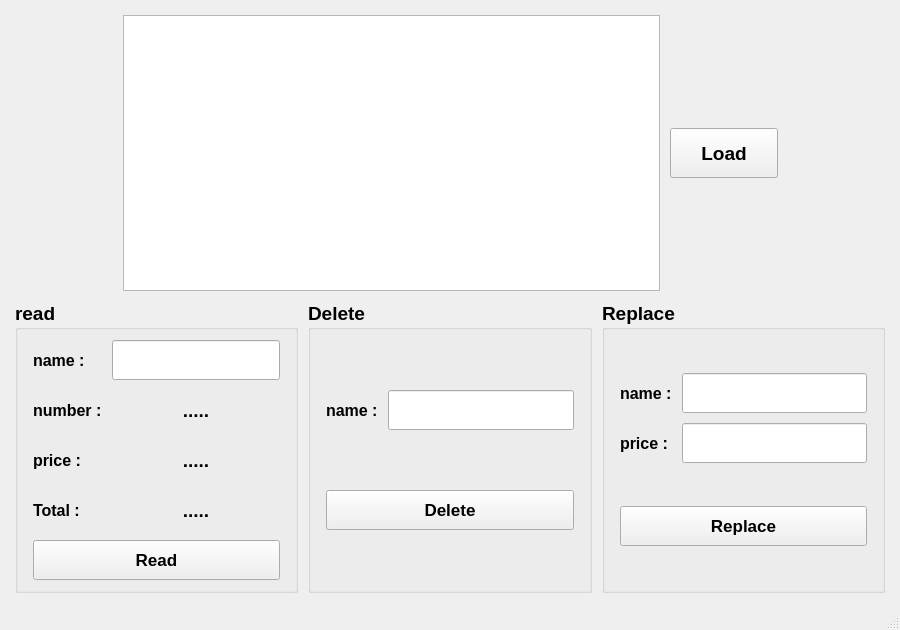
<?xml version="1.0" encoding="UTF-8"?>
<ui version="4.0">
 <class>MainWindow</class>
 <widget class="QMainWindow" name="MainWindow">
  <property name="geometry">
   <rect>
    <x>0</x>
    <y>0</y>
    <width>900</width>
    <height>630</height>
   </rect>
  </property>
  <property name="windowTitle">
   <string>MainWindow</string>
  </property>
  <widget class="QWidget" name="centralwidget">
   <layout class="QGridLayout" name="gridLayout_4" rowstretch="100,1">
    <property name="leftMargin">
     <number>15</number>
    </property>
    <property name="topMargin">
     <number>15</number>
    </property>
    <property name="rightMargin">
     <number>15</number>
    </property>
    <property name="bottomMargin">
     <number>15</number>
    </property>
    <property name="spacing">
     <number>10</number>
    </property>
    <item row="0" column="0" colspan="3">
     <layout class="QHBoxLayout" name="horizontalLayout" stretch="1,5,1,1">
      <item>
       <spacer name="horizontalSpacer">
        <property name="orientation">
         <enum>Qt::Horizontal</enum>
        </property>
        <property name="sizeHint" stdset="0">
         <size>
          <width>40</width>
          <height>20</height>
         </size>
        </property>
       </spacer>
      </item>
      <item>
       <widget class="QTableView" name="tableView">
        <property name="minimumSize">
         <size>
          <width>0</width>
          <height>0</height>
         </size>
        </property>
        <property name="maximumSize">
         <size>
          <width>16777215</width>
          <height>16777215</height>
         </size>
        </property>
        <property name="font">
         <font>
          <pointsize>14</pointsize>
          <bold>true</bold>
         </font>
        </property>
        <attribute name="horizontalHeaderDefaultSectionSize">
         <number>120</number>
        </attribute>
       </widget>
      </item>
      <item>
       <widget class="QPushButton" name="pb_Load">
        <property name="minimumSize">
         <size>
          <width>0</width>
          <height>50</height>
         </size>
        </property>
        <property name="font">
         <font>
          <pointsize>14</pointsize>
          <bold>true</bold>
         </font>
        </property>
        <property name="text">
         <string>Load</string>
        </property>
       </widget>
      </item>
      <item>
       <spacer name="horizontalSpacer_2">
        <property name="orientation">
         <enum>Qt::Horizontal</enum>
        </property>
        <property name="sizeHint" stdset="0">
         <size>
          <width>40</width>
          <height>20</height>
         </size>
        </property>
       </spacer>
      </item>
     </layout>
    </item>
    <item row="1" column="0">
     <widget class="QGroupBox" name="groupBox">
      <property name="font">
       <font>
        <pointsize>14</pointsize>
        <bold>true</bold>
       </font>
      </property>
      <property name="title">
       <string>read</string>
      </property>
      <layout class="QGridLayout" name="gridLayout_3">
       <property name="leftMargin">
        <number>15</number>
       </property>
       <property name="topMargin">
        <number>10</number>
       </property>
       <property name="rightMargin">
        <number>15</number>
       </property>
       <property name="bottomMargin">
        <number>10</number>
       </property>
       <property name="spacing">
        <number>10</number>
       </property>
       <item row="0" column="0">
        <widget class="QLabel" name="label">
         <property name="font">
          <font>
           <pointsize>12</pointsize>
           <bold>true</bold>
          </font>
         </property>
         <property name="text">
          <string>name :</string>
         </property>
        </widget>
       </item>
       <item row="0" column="1">
        <widget class="QLineEdit" name="lineName1">
         <property name="minimumSize">
          <size>
           <width>0</width>
           <height>40</height>
          </size>
         </property>
         <property name="font">
          <font>
           <pointsize>13</pointsize>
           <bold>true</bold>
          </font>
         </property>
         <property name="alignment">
          <set>Qt::AlignCenter</set>
         </property>
        </widget>
       </item>
       <item row="1" column="0">
        <widget class="QLabel" name="label_2">
         <property name="font">
          <font>
           <pointsize>12</pointsize>
           <bold>true</bold>
          </font>
         </property>
         <property name="text">
          <string>number :</string>
         </property>
        </widget>
       </item>
       <item row="1" column="1">
        <widget class="QLabel" name="label_number">
         <property name="minimumSize">
          <size>
           <width>0</width>
           <height>40</height>
          </size>
         </property>
         <property name="font">
          <font>
           <pointsize>14</pointsize>
           <bold>true</bold>
          </font>
         </property>
         <property name="text">
          <string>.....</string>
         </property>
         <property name="alignment">
          <set>Qt::AlignCenter</set>
         </property>
        </widget>
       </item>
       <item row="2" column="0">
        <widget class="QLabel" name="label_4">
         <property name="font">
          <font>
           <pointsize>12</pointsize>
           <bold>true</bold>
          </font>
         </property>
         <property name="text">
          <string>price :</string>
         </property>
        </widget>
       </item>
       <item row="2" column="1">
        <widget class="QLabel" name="label_price">
         <property name="minimumSize">
          <size>
           <width>0</width>
           <height>40</height>
          </size>
         </property>
         <property name="font">
          <font>
           <pointsize>14</pointsize>
           <bold>true</bold>
          </font>
         </property>
         <property name="text">
          <string>.....</string>
         </property>
         <property name="alignment">
          <set>Qt::AlignCenter</set>
         </property>
        </widget>
       </item>
       <item row="3" column="0">
        <widget class="QLabel" name="label_5">
         <property name="font">
          <font>
           <pointsize>12</pointsize>
           <bold>true</bold>
          </font>
         </property>
         <property name="text">
          <string>Total :</string>
         </property>
        </widget>
       </item>
       <item row="3" column="1">
        <widget class="QLabel" name="label_total">
         <property name="minimumSize">
          <size>
           <width>0</width>
           <height>40</height>
          </size>
         </property>
         <property name="font">
          <font>
           <pointsize>14</pointsize>
           <bold>true</bold>
          </font>
         </property>
         <property name="text">
          <string>.....</string>
         </property>
         <property name="alignment">
          <set>Qt::AlignCenter</set>
         </property>
        </widget>
       </item>
       <item row="4" column="0" colspan="2">
        <widget class="QPushButton" name="pb_Read">
         <property name="minimumSize">
          <size>
           <width>0</width>
           <height>40</height>
          </size>
         </property>
         <property name="font">
          <font>
           <pointsize>13</pointsize>
           <bold>true</bold>
          </font>
         </property>
         <property name="text">
          <string>Read</string>
         </property>
        </widget>
       </item>
      </layout>
     </widget>
    </item>
    <item row="1" column="1">
     <widget class="QGroupBox" name="groupBox_2">
      <property name="font">
       <font>
        <pointsize>14</pointsize>
        <bold>true</bold>
       </font>
      </property>
      <property name="title">
       <string>Delete</string>
      </property>
      <layout class="QGridLayout" name="gridLayout_2">
       <property name="leftMargin">
        <number>15</number>
       </property>
       <property name="topMargin">
        <number>10</number>
       </property>
       <property name="rightMargin">
        <number>15</number>
       </property>
       <property name="bottomMargin">
        <number>10</number>
       </property>
       <property name="spacing">
        <number>10</number>
       </property>
       <item row="0" column="0">
        <widget class="QLabel" name="label_9">
         <property name="font">
          <font>
           <pointsize>12</pointsize>
           <bold>true</bold>
          </font>
         </property>
         <property name="text">
          <string>name :</string>
         </property>
        </widget>
       </item>
       <item row="0" column="1">
        <widget class="QLineEdit" name="lineName2">
         <property name="minimumSize">
          <size>
           <width>0</width>
           <height>40</height>
          </size>
         </property>
         <property name="font">
          <font>
           <pointsize>13</pointsize>
           <bold>true</bold>
          </font>
         </property>
         <property name="alignment">
          <set>Qt::AlignCenter</set>
         </property>
        </widget>
       </item>
       <item row="1" column="0" colspan="2">
        <widget class="QPushButton" name="pb_Delete">
         <property name="minimumSize">
          <size>
           <width>0</width>
           <height>40</height>
          </size>
         </property>
         <property name="font">
          <font>
           <pointsize>13</pointsize>
           <bold>true</bold>
          </font>
         </property>
         <property name="text">
          <string>Delete</string>
         </property>
        </widget>
       </item>
      </layout>
     </widget>
    </item>
    <item row="1" column="2">
     <widget class="QGroupBox" name="groupBox_3">
      <property name="font">
       <font>
        <pointsize>14</pointsize>
        <bold>true</bold>
       </font>
      </property>
      <property name="title">
       <string>Replace</string>
      </property>
      <layout class="QVBoxLayout" name="verticalLayout">
       <property name="spacing">
        <number>10</number>
       </property>
       <property name="leftMargin">
        <number>15</number>
       </property>
       <property name="topMargin">
        <number>10</number>
       </property>
       <property name="rightMargin">
        <number>15</number>
       </property>
       <property name="bottomMargin">
        <number>10</number>
       </property>
       <item>
        <layout class="QGridLayout" name="gridLayout">
         <item row="0" column="0">
          <widget class="QLabel" name="label_6">
           <property name="font">
            <font>
             <pointsize>12</pointsize>
             <bold>true</bold>
            </font>
           </property>
           <property name="text">
            <string>name :</string>
           </property>
          </widget>
         </item>
         <item row="0" column="1">
          <widget class="QLineEdit" name="lineName3">
           <property name="minimumSize">
            <size>
             <width>0</width>
             <height>40</height>
            </size>
           </property>
           <property name="font">
            <font>
             <pointsize>13</pointsize>
             <bold>true</bold>
            </font>
           </property>
           <property name="alignment">
            <set>Qt::AlignCenter</set>
           </property>
          </widget>
         </item>
         <item row="1" column="0">
          <widget class="QLabel" name="label_10">
           <property name="font">
            <font>
             <pointsize>12</pointsize>
             <bold>true</bold>
            </font>
           </property>
           <property name="text">
            <string>price :</string>
           </property>
          </widget>
         </item>
         <item row="1" column="1">
          <widget class="QLineEdit" name="lineprice">
           <property name="minimumSize">
            <size>
             <width>0</width>
             <height>40</height>
            </size>
           </property>
           <property name="font">
            <font>
             <pointsize>13</pointsize>
             <bold>true</bold>
            </font>
           </property>
           <property name="alignment">
            <set>Qt::AlignCenter</set>
           </property>
          </widget>
         </item>
        </layout>
       </item>
       <item>
        <widget class="QPushButton" name="pb_Replace">
         <property name="minimumSize">
          <size>
           <width>0</width>
           <height>40</height>
          </size>
         </property>
         <property name="font">
          <font>
           <pointsize>13</pointsize>
           <bold>true</bold>
          </font>
         </property>
         <property name="text">
          <string>Replace</string>
         </property>
        </widget>
       </item>
      </layout>
     </widget>
    </item>
   </layout>
  </widget>
  <widget class="QMenuBar" name="menubar">
   <property name="geometry">
    <rect>
     <x>0</x>
     <y>0</y>
     <width>900</width>
     <height>21</height>
    </rect>
   </property>
  </widget>
  <widget class="QStatusBar" name="statusbar"/>
 </widget>
 <resources/>
 <connections/>
</ui>
